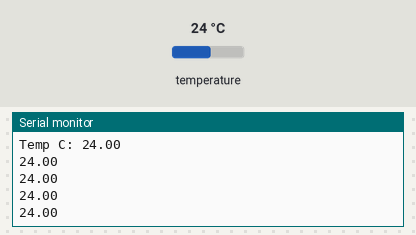
This sketch was run on a simulated ESP8266 (NodeMCU). On the bench: the last lines printed to the serial monitor. Inputs (shaded band) come from the test bench; at power-on: temperature 24 °C.

Above: at 2.0 s.
2.1 s: temperature set to 12 °C
At 3.4 s:
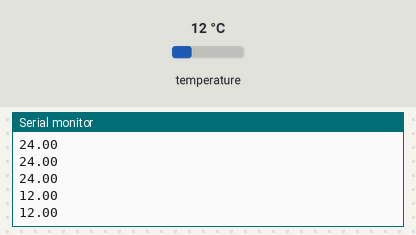
3.6 s: temperature set to 19 °C
At 4.7 s:
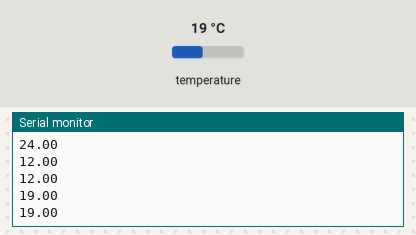
Timing chart, 0 to 6.6 s (numbered marks = the images above; inputs shaded):
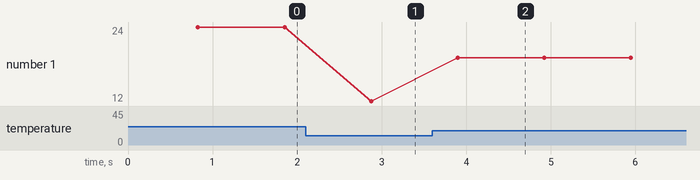

Measured:
- after the input at 2.1 s, the serial monitor: prints a new line after 0.78 s (image 1)
- after the input at 3.6 s, the serial monitor: prints a new line after 0.30 s (image 2)
- plotted number 1: 12 → 19 after the input at 3.6 s

The sketch:

ds18b20copy.ino
```cpp
/*********
  Руи Сантос (Rui Santos)
  Более подробно о проекте на: http://randomnerdtutorials.com
*********/

// подключаем библиотеку «ESP8266WiFi»:
#include <ESP8266WiFi.h>
#include <OneWire.h>
#include <DallasTemperature.h>


//------------------------------------------
//DS18B20
#define ONE_WIRE_BUS D3 //Pin to which is attached a temperature sensor
#define ONE_WIRE_MAX_DEV 15 //The maximum number of devices

OneWire oneWire(ONE_WIRE_BUS);
DallasTemperature DS18B20(&oneWire);
int numberOfDevices; //Number of temperature devices found
DeviceAddress devAddr[ONE_WIRE_MAX_DEV];  //An array device temperature sensors
float tempDev[ONE_WIRE_MAX_DEV]; //Saving the last measurement of temperature
float tempDevLast[ONE_WIRE_MAX_DEV]; //Previous temperature measurement
long lastTemp; //The last measurement
const int durationTemp = 5000; //The frequency of temperature measurement

float temp_C1, temp_C2;

// вписываем здесь SSID и пароль для вашей WiFi-сети:
const char* ssid = "Xiaomi";  // название Wi-Fi сети
const char* password = "891261AA";  // пароль сети

// веб-сервер на порте 80:
//------------------------------------------
//Convert device id to String
String GetAddressToString(DeviceAddress deviceAddress) {
  String str = "";
  for (uint8_t i = 0; i < 8; i++) {
    if ( deviceAddress[i] < 16 ) str += String(0, HEX);
    str += String(deviceAddress[i], HEX);
  }
  return str;
}

//Setting the temperature sensor
void SetupDS18B20() {
  DS18B20.begin();

  Serial.print("Parasite power is: ");
  if ( DS18B20.isParasitePowerMode() ) {
    Serial.println("ON");
  } else {
    Serial.println("OFF");
  }

  numberOfDevices = DS18B20.getDeviceCount();
  Serial.print( "Device count: " );
  Serial.println( numberOfDevices );

  lastTemp = millis();
  DS18B20.requestTemperatures();

  // Loop through each device, print out address
  for (int i = 0; i < numberOfDevices; i++) {
    // Search the wire for address
    if ( DS18B20.getAddress(devAddr[i], i) ) {
      //devAddr[i] = tempDeviceAddress;
      Serial.print("Found device ");
      Serial.print(i, DEC);
      Serial.print(" with address: " + GetAddressToString(devAddr[i]));
      Serial.println();
    } else {
      Serial.print("Found ghost device at ");
      Serial.print(i, DEC);
      Serial.print(" but could not detect address. Check power and cabling");
    }

    //Get resolution of DS18b20
    Serial.print("Resolution: ");
    Serial.print(DS18B20.getResolution( devAddr[i] ));
    Serial.println();

    //Read temperature from DS18b20
    float tempC = DS18B20.getTempC( devAddr[i] );
    Serial.print("Temp C: ");
    Serial.println(tempC);
  }
}

//Loop measuring the temperature
void TempLoop(long now) {
  if ( now - lastTemp > durationTemp ) { //Take a measurement at a fixed time (durationTemp = 5000ms, 5s)
    for (int i = 0; i < numberOfDevices; i++) {
      float tempC = DS18B20.getTempC( devAddr[i] ); //Measuring temperature in Celsius
      tempDev[i] = tempC; //Save the measured value to the array
    }
    DS18B20.setWaitForConversion(false); //No waiting for measurement
    DS18B20.requestTemperatures(); //Initiate the temperature measurement
    lastTemp = millis();  //Remember the last time measurement
  }
}

// блок setup() запускается только один раз – при загрузке:
void setup() {
  // инициализируем последовательный порт (для отладочных целей):
  Serial.begin(115200);
  delay(10);
  // подключаемся к WiFi-сети:
  Serial.println();
  Serial.print("Connecting to "); // "Подключаемся к "
  Serial.println(ssid);


  SetupDS18B20();
}

// блок loop() будет запускаться снова и снова:
void loop() {

  //DS18B20.requestTemperatures();
  temp_C1 = DS18B20.getTempC( devAddr[0] );
  temp_C2 = DS18B20.getTempC( devAddr[1] );
  Serial.println( temp_C1 );
  Serial.println( temp_C2 );
  long t = millis();
  //TempLoop( t );
  delay(1000);
}
```
